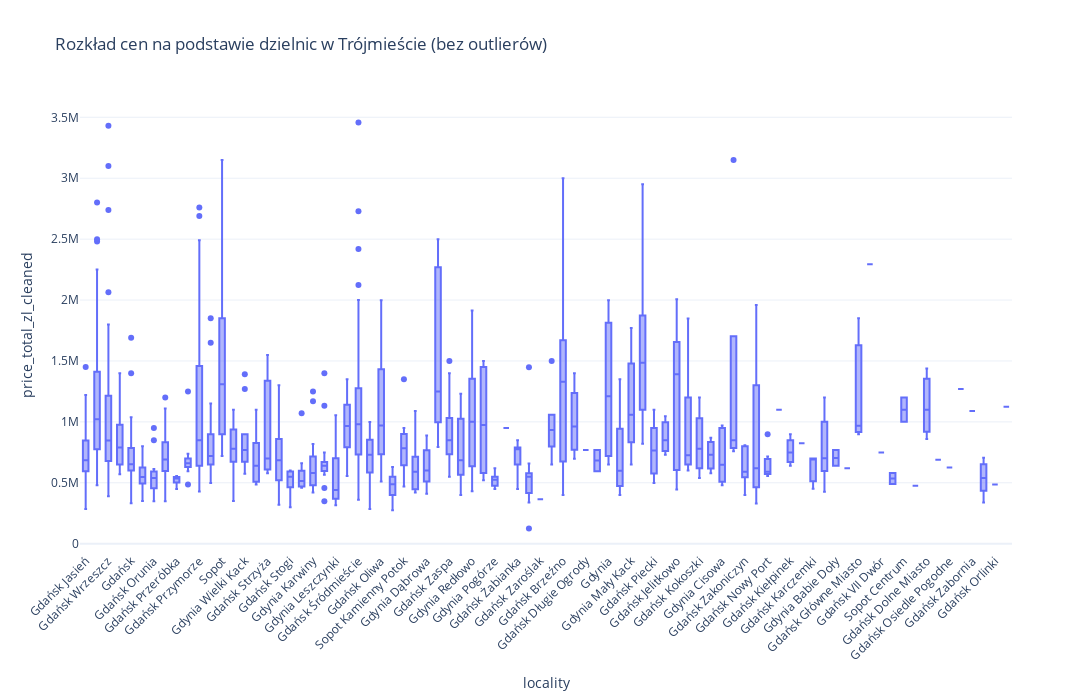

The code cell stored with this chart in its notebook:
### Code cell
fig = px.box(
    df_filtered,
    x='locality',
    y='price_total_zl_cleaned',
    title='Rozkład cen na podstawie dzielnic w Trójmieście (bez outlierów)',
    hover_data=['city'],
    width=1400,
    height=700,
    template='plotly_white'
)
fig.update_layout(xaxis_tickangle=-45)

fig.show()
pio.write_image(fig, "box_plot_rozkładu_cen.pdf")

### Figure 1 — Plotly figure (JSON) as saved in the notebook; plotly's stock layout.template omitted (floating-point values rounded to 4 significant figures; data arrays with more than 128 entries replaced by an {"elided": "..."} marker saying what was removed)
{"data": [{"alignmentgroup": "True", "customdata": {"elided": "986x1 str values"}, "hovertemplate": "locality=%{x}<br>price_total_zl_cleaned=%{y}<br>city=%{customdata[0]}<extra></extra>", "legendgroup": "", "marker": {"color": "#636efa"}, "name": "", "notched": false, "offsetgroup": "", "orientation": "v", "showlegend": false, "type": "box", "x": {"elided": "986 str values"}, "x0": " ", "xaxis": "x", "y": {"elided": "986 float values"}, "y0": " ", "yaxis": "y"}], "layout": {"boxmode": "group", "height": 700, "legend": {"tracegroupgap": 0}, "title": {"text": "Rozkład cen na podstawie dzielnic w Trójmieście (bez outlierów)"}, "width": 1400, "xaxis": {"anchor": "y", "domain": [0, 1], "tickangle": -45, "title": {"text": "locality"}}, "yaxis": {"anchor": "x", "domain": [0, 1], "title": {"text": "price_total_zl_cleaned"}}}}
